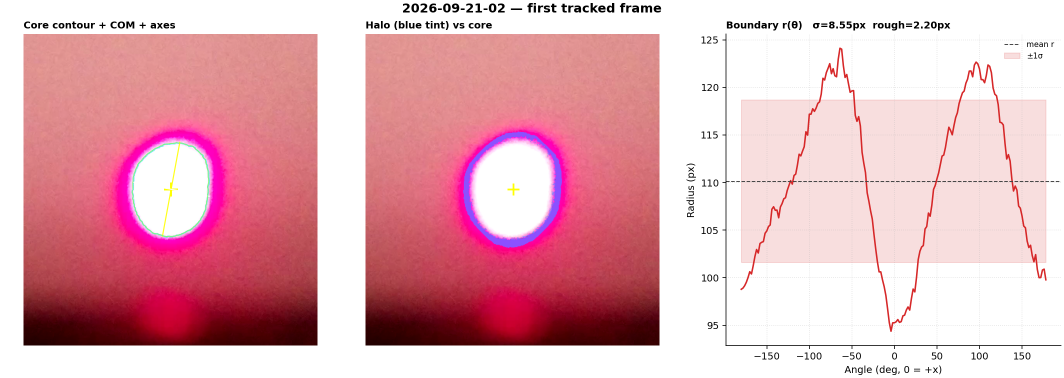
#> input picture 2026-09-21/beam_analysis/overlay_2026-09-21-02.png, 2128 x 756 px (shown at 1/2 size)
$ python -i analyze_beam.py   (imports and definitions only)
#> lines starting #> are read from the running program, lines starting #| are printed output that depends on the picture; after the words box and inside, x2 and y2 are one past the last pixel; in counts of white or black regions, pixels touching at a corner belong together
#!/usr/bin/python3
"""Track a laser spot on a backdrop and write time series of shape/position metrics.

Looks for raw .h264 (or common video containers) in:
  artifacts/videos, videos, attachments, artifacts
Falls back to the attached still if no videos are present.

Outputs (under artifacts/beam_analysis/):
  metrics_<stem>.csv
  timeseries_<stem>.png
  overlay_<stem>.png          first-frame annotation
  summary_overlay.png         still / first available frame
  comparison.png              overlaid traces across runs (if >=1 video)
"""

from __future__ import annotations

import csv
import math
import sys
from pathlib import Path

import matplotlib.pyplot as plt
import numpy as np
from PIL import Image
from scipy import ndimage

ROOT = Path("/Users/danielkovach/Desktop/GravityExperiments/2026-09-21")
OUT = ROOT / "beam_analysis"
STILL = Path("/Users/danielkovach/Desktop/GravityExperiments/2026-09-21/stills/laser_on_screen_still.png")

VIDEO_GLOBS = ("*.h264", "*.H264", "*.mp4", "*.mov", "*.mkv", "*.avi")
SEARCH_DIRS = (
    ROOT / "videos",
    Path("/Users/danielkovach/Desktop/GravityExperiments/2026-09-21/videos"),
    ROOT,
)

# White core: saturated laser on the screen. Halo is red/pink and is excluded
# by requiring G and B to be high as well.
CORE_R = 240
CORE_G = 220
CORE_B = 220
ROI_MARGIN = 280
ANGLE_BINS = 180


# [16 lines left out: function find_videos, not called in this run]


def rgb_to_arrays(rgb: np.ndarray):
    r = rgb[:, :, 0].astype(np.float32)
    g = rgb[:, :, 1].astype(np.float32)
    b = rgb[:, :, 2].astype(np.float32)
    intensity = np.maximum(np.maximum(r, g), b)
    return r, g, b, intensity


def core_mask(r, g, b) -> np.ndarray:
    raw = (r >= CORE_R) & (g >= CORE_G) & (b >= CORE_B)
    raw = ndimage.binary_opening(raw, structure=np.ones((3, 3)))
    raw = ndimage.binary_closing(raw, structure=np.ones((5, 5)))
    labeled, n = ndimage.label(raw)
    if n == 0:
        return np.zeros(raw.shape, dtype=bool)
    sizes = ndimage.sum(raw, labeled, index=np.arange(1, n + 1))
    keep = int(np.argmax(sizes)) + 1
    # reject tiny blobs (noise)
    if sizes[keep - 1] < 200:
        return np.zeros(raw.shape, dtype=bool)
    return labeled == keep


def largest_halo_mask(r, g, b, core: np.ndarray) -> np.ndarray:
    """Pink ring immediately around the white core, not the whole backdrop."""
    if not core.any():
        return np.zeros_like(core)
    # annulus: outside the core, inside a modest dilation of the core
    ring = ndimage.binary_dilation(core, iterations=28) & ~core
    # halo is saturated red but not white
    pink = (r >= 230) & (g < 160) & (b < 210)
    return ring & pink


def contour_radii(mask: np.ndarray, cy: float, cx: float, n_bins: int = ANGLE_BINS):
    """Boundary pixels in polar form, binned by angle -> r(theta)."""
    if mask.sum() < 20:
        return None
    eroded = ndimage.binary_erosion(mask)
    boundary = mask & ~eroded
    ys, xs = np.where(boundary)
    if len(xs) < 12:
        return None
    dx = xs.astype(np.float64) - cx
    dy = ys.astype(np.float64) - cy
    theta = np.arctan2(dy, dx)
    rad = np.hypot(dx, dy)
    bins = np.linspace(-np.pi, np.pi, n_bins + 1)
    idx = np.clip(np.digitize(theta, bins) - 1, 0, n_bins - 1)
    r_mean = np.full(n_bins, np.nan)
    for i in range(n_bins):
        sel = rad[idx == i]
        if sel.size:
            r_mean[i] = sel.mean()
    # interpolate small gaps
    good = np.isfinite(r_mean)
    if good.sum() < n_bins * 0.5:
        return None
    if good.sum() < n_bins:
        x = np.arange(n_bins)
        r_mean[~good] = np.interp(x[~good], x[good], r_mean[good], period=n_bins)
    return r_mean


def second_moments(mask: np.ndarray, weights: np.ndarray | None = None):
    ys, xs = np.where(mask)
    if len(xs) < 10:
        return None
    if weights is None:
        w = np.ones(len(xs), dtype=np.float64)
    else:
        w = weights[ys, xs].astype(np.float64)
        w = np.clip(w, 0, None)
        if w.sum() <= 0:
            w = np.ones_like(w)
    wsum = w.sum()
    cx = np.sum(xs * w) / wsum
    cy = np.sum(ys * w) / wsum
    dx = xs - cx
    dy = ys - cy
    mu20 = np.sum(w * dx * dx) / wsum
    mu02 = np.sum(w * dy * dy) / wsum
    mu11 = np.sum(w * dx * dy) / wsum
    cov = np.array([[mu20, mu11], [mu11, mu02]], dtype=np.float64)
    evals, evecs = np.linalg.eigh(cov)
    order = np.argsort(evals)[::-1]
    evals = np.clip(evals[order], 0, None)
    evecs = evecs[:, order]
    sigma_maj = math.sqrt(evals[0])
    sigma_min = math.sqrt(evals[1])
    # angle of major axis (image x to the right, y down)
    ang = math.atan2(evecs[1, 0], evecs[0, 0])
    ellipticity = 0.0 if sigma_maj <= 1e-9 else 1.0 - (sigma_min / sigma_maj)
    return {
        "cx": cx,
        "cy": cy,
        "sigma_x": math.sqrt(mu20),
        "sigma_y": math.sqrt(mu02),
        "sigma_maj": sigma_maj,
        "sigma_min": sigma_min,
        "orientation_deg": math.degrees(ang),
        "ellipticity": ellipticity,
        "area": float(mask.sum()),
    }


def analyze_frame(rgb: np.ndarray, roi: tuple[int, int, int, int] | None = None):
    """Return metrics dict and the core mask in full-image coordinates."""
    h, w = rgb.shape[:2]
    r, g, b, intensity = rgb_to_arrays(rgb)

    if roi is None:
        mask = core_mask(r, g, b)
        if not mask.any():
            return None, None, None
        ys, xs = np.where(mask)
        y0 = max(0, int(ys.min()) - ROI_MARGIN)
        y1 = min(h, int(ys.max()) + ROI_MARGIN + 1)
        x0 = max(0, int(xs.min()) - ROI_MARGIN)
        x1 = min(w, int(xs.max()) + ROI_MARGIN + 1)
        roi = (y0, y1, x0, x1)
    else:
        y0, y1, x0, x1 = roi
        mask = np.zeros((h, w), dtype=bool)
        sub = core_mask(r[y0:y1, x0:x1], g[y0:y1, x0:x1], b[y0:y1, x0:x1])
        mask[y0:y1, x0:x1] = sub
        if not mask.any():
            return None, roi, None

    y0, y1, x0, x1 = roi
    sub_int = intensity[y0:y1, x0:x1]
    sub_mask = mask[y0:y1, x0:x1]
    sub_r = r[y0:y1, x0:x1]
    sub_g = g[y0:y1, x0:x1]
    sub_b = b[y0:y1, x0:x1]

    # intensity-weighted COM of the white core (primary deflection metric)
    mom = second_moments(sub_mask, weights=sub_int)
    if mom is None:
        return None, roi, mask
    cx = mom["cx"] + x0
    cy = mom["cy"] + y0

    # unweighted geometric centroid of the saturated region
    geo = ndimage.center_of_mass(sub_mask)
    geo_cy, geo_cx = geo[0] + y0, geo[1] + x0

    # brightest pixel (coarse; saturated so not very informative)
    local = np.where(sub_mask, sub_int, -1)
    py, px = np.unravel_index(int(np.argmax(local)), local.shape)

    radii = contour_radii(sub_mask, mom["cy"], mom["cx"])
    if radii is not None:
        r_mean = float(np.mean(radii))
        r_std = float(np.std(radii))
        r_min = float(np.min(radii))
        r_max = float(np.max(radii))
        # high-frequency boundary roughness: residual after 4-harmonic ellipse-like fit
        th = np.linspace(-np.pi, np.pi, len(radii), endpoint=False)
        # fit r = a0 + a1 cos + b1 sin + a2 cos2 + b2 sin2
        A = np.column_stack(
            [
                np.ones_like(th),
                np.cos(th),
                np.sin(th),
                np.cos(2 * th),
                np.sin(2 * th),
            ]
        )
        coef, *_ = np.linalg.lstsq(A, radii, rcond=None)
        fit = A @ coef
        roughness = float(np.sqrt(np.mean((radii - fit) ** 2)))
    else:
        r_mean = r_std = r_min = r_max = roughness = float("nan")
        radii = None

    eq_radius = math.sqrt(mom["area"] / math.pi)
    boundary = sub_mask & ~ndimage.binary_erosion(sub_mask)
    perimeter = float(boundary.sum())
    circ = float("nan")
    if perimeter > 0:
        circ = float(4 * math.pi * mom["area"] / (perimeter * perimeter))

    halo = largest_halo_mask(sub_r, sub_g, sub_b, sub_mask)
    halo_area = float(halo.sum())
    if halo.any():
        # mean radius of halo pixels (outer glow scale)
        hy, hx = np.where(halo)
        halo_r = float(np.mean(np.hypot(hx - mom["cx"], hy - mom["cy"])))
    else:
        halo_r = float("nan")

    flux = float(sub_int[sub_mask].sum())
    peak = float(sub_int[sub_mask].max()) if sub_mask.any() else float("nan")

    metrics = {
        "cx": cx,
        "cy": cy,
        "geo_cx": geo_cx,
        "geo_cy": geo_cy,
        "peak_x": px + x0,
        "peak_y": py + y0,
        "area": mom["area"],
        "eq_radius": eq_radius,
        "sigma_x": mom["sigma_x"],
        "sigma_y": mom["sigma_y"],
        "sigma_maj": mom["sigma_maj"],
        "sigma_min": mom["sigma_min"],
        "orientation_deg": mom["orientation_deg"],
        "ellipticity": mom["ellipticity"],
        "radius_mean": r_mean,
        "radius_std": r_std,
        "radius_min": r_min,
        "radius_max": r_max,
        "boundary_roughness": roughness,
        "circularity": circ,
        "perimeter": perimeter,
        "halo_area": halo_area,
        "halo_radius": halo_r,
        "core_flux": flux,
        "peak_intensity": peak,
    }
    extras = {
        "roi": roi,
        "mask": mask,
        "radii": radii,
        "cx_local": mom["cx"],
        "cy_local": mom["cy"],
        "sigma_maj": mom["sigma_maj"],
        "sigma_min": mom["sigma_min"],
        "orientation_deg": mom["orientation_deg"],
        "halo": halo,
    }
    return metrics, roi, extras


def annotate(rgb: np.ndarray, metrics: dict, extras: dict, title: str, out_path: Path):
    y0, y1, x0, x1 = extras["roi"]
    crop = rgb[y0:y1, x0:x1].copy()
    mask = extras["mask"][y0:y1, x0:x1]
    halo = extras.get("halo")

    fig, axes = plt.subplots(1, 3, figsize=(15.2, 5.4), layout="constrained")

    ax = axes[0]
    ax.imshow(crop)
    ys, xs = np.where(mask & ~ndimage.binary_erosion(mask))
    if len(xs):
        ax.plot(xs, ys, ".", color="#00e5ff", markersize=0.4, alpha=0.55)
    cx = metrics["cx"] - x0
    cy = metrics["cy"] - y0
    ax.plot([cx], [cy], marker="+", color="yellow", markersize=14, markeredgewidth=2.0)
    # principal axes
    ang = math.radians(extras["orientation_deg"])
    for sig, col in ((extras["sigma_maj"], "yellow"), (extras["sigma_min"], "white")):
        dx = sig * 2 * math.cos(ang)
        dy = sig * 2 * math.sin(ang)
        ax.plot([cx - dx, cx + dx], [cy - dy, cy + dy], color=col, lw=1.2, alpha=0.9)
        ang += math.pi / 2
    if extras["radii"] is not None:
        th = np.linspace(-np.pi, np.pi, len(extras["radii"]), endpoint=False)
        ax.plot(
            cx + extras["radii"] * np.cos(th),
            cy + extras["radii"] * np.sin(th),
            color="#7CFF6B",
            lw=1.0,
            alpha=0.85,
        )
    ax.set_title("Core contour + COM + axes", loc="left", fontsize=10, fontweight="bold")
    ax.set_axis_off()

    ax = axes[1]
    vis = crop.copy()
    # tint halo
    if halo is not None and halo.any():
        overlay = vis.astype(np.float32)
        overlay[halo] = overlay[halo] * 0.55 + np.array([0, 80, 255], dtype=np.float32)
        vis = np.clip(overlay, 0, 255).astype(np.uint8)
    ax.imshow(vis)
    ax.plot([cx], [cy], marker="+", color="yellow", markersize=12, markeredgewidth=1.8)
    ax.set_title("Halo (blue tint) vs core", loc="left", fontsize=10, fontweight="bold")
    ax.set_axis_off()

    ax = axes[2]
    if extras["radii"] is not None:
        th = np.linspace(-180, 180, len(extras["radii"]), endpoint=False)
        ax.plot(th, extras["radii"], color="#d62728", lw=1.6)
        ax.axhline(metrics["radius_mean"], color="#444", ls="--", lw=1, label="mean r")
        ax.fill_between(
            th,
            metrics["radius_mean"] - metrics["radius_std"],
            metrics["radius_mean"] + metrics["radius_std"],
            color="#d62728",
            alpha=0.15,
            label="±1σ",
        )
        ax.set_xlabel("Angle (deg, 0 = +x)")
        ax.set_ylabel("Radius (px)")
        ax.legend(frameon=False, fontsize=8)
        ax.set_title(
            f"Boundary r(θ)   σ={metrics['radius_std']:.2f}px  rough={metrics['boundary_roughness']:.2f}px",
            loc="left",
            fontsize=10,
            fontweight="bold",
        )
        ax.grid(True, ls=":", alpha=0.4)
        ax.spines["top"].set_visible(False)
        ax.spines["right"].set_visible(False)
    else:
        ax.set_axis_off()
        ax.set_title("No contour", loc="left")

    fig.suptitle(title, fontsize=13, fontweight="bold")
    fig.savefig(out_path, dpi=140)
    plt.close(fig)


# [34 lines left out: function plot_timeseries, not called in this run]


def write_csv(rows: list[dict], path: Path):
    if not rows:
        return
    keys = list(rows[0].keys())
    with path.open("w", newline="") as f:
        w = csv.DictWriter(f, fieldnames=keys)
        w.writeheader()
        for row in rows:
            w.writerow(row)


# [55 lines left out: functions decode_frames, process_video, not called in this run]


def process_still(path: Path):
#> called with path = 'beam_analysis/overlay_2026-09-21-02.png'
    rgb = np.array(Image.open(path).convert("RGB"))
    metrics, roi, extras = analyze_frame(rgb)
#> in rgb_to_arrays, `r = rgb[:, :, 0].astype(np.float32)`:
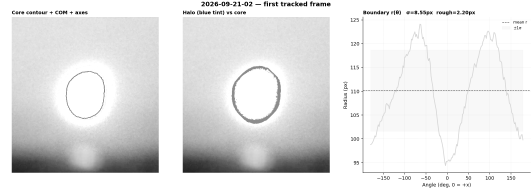
#> r: shape (756, 2128) float32 (shown at 1/4 size); min 0, max 255, mean 227.8
#> in rgb_to_arrays, `b = rgb[:, :, 2].astype(np.float32)`:
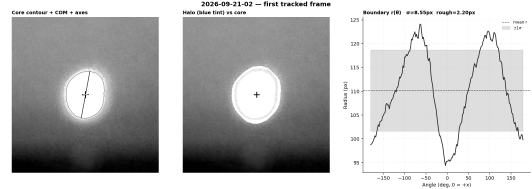
#> b: shape (756, 2128) float32 (shown at 1/4 size); min 0, max 255, mean 185.5
#> in core_mask, `raw = (r >= CORE_R) & (g >= CORE_G) & (b >= CORE_B)`:
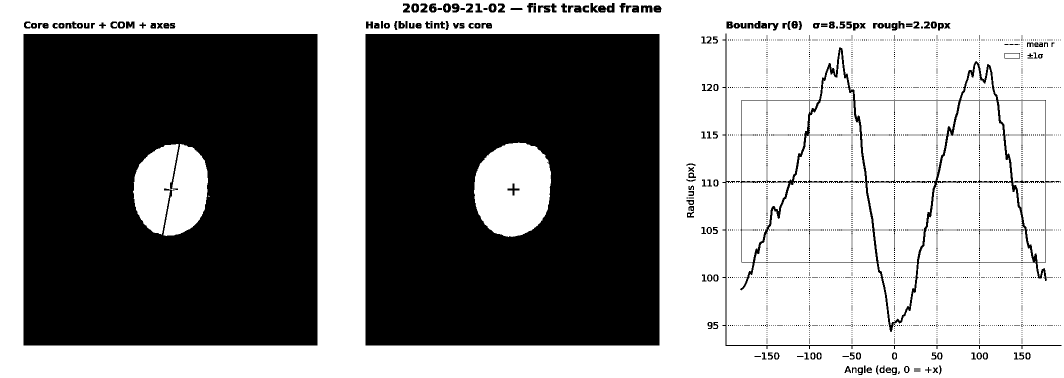
#> raw: shape (756, 2128) bool (shown at 1/2 size); 54.7% white; 2076 black regions (1867 under 20 px), largest, box (x1, y1, x2, y2) and area: (47, 68, 635, 691) 345055, (731, 68, 1319, 691) 343092, (1480, 95, 2109, 664) 12659
#> in core_mask, `labeled, n = ndimage.label(raw)`:
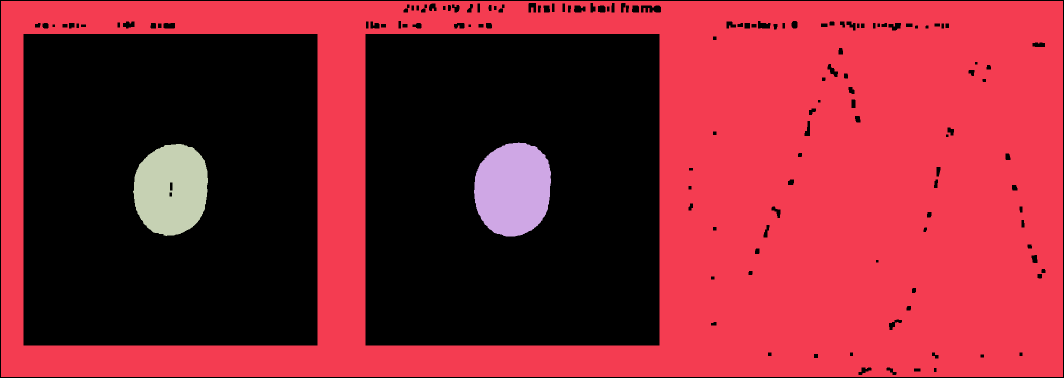
#> labeled: shape (756, 2128) int32 (shown at 1/2 size); 4 distinct labels, from 0 to 3; one colour per label, 0 black
#> in core_mask, `labeled, n = ndimage.label(raw)`: n = 3
#> in core_mask, `sizes = ndimage.sum(raw, labeled, index=np.arange(1, n + 1))`: sizes = [851279, 23232, 21809]
#> in core_mask, `keep = int(np.argmax(sizes)) + 1`: keep = 1
#> in analyze_frame, `y0 = max(0, int(ys.min()) - ROI_MARGIN)`: y0 = 0
#> in analyze_frame, `y1 = min(h, int(ys.max()) + ROI_MARGIN + 1)`: y1 = 756
#> in analyze_frame, `x0 = max(0, int(xs.min()) - ROI_MARGIN)`: x0 = 0
#> in analyze_frame, `x1 = min(w, int(xs.max()) + ROI_MARGIN + 1)`: x1 = 2128
#> in analyze_frame, `roi = (y0, y1, x0, x1)`: roi = (0, 756, 0, 2128)
#> in second_moments, `wsum = w.sum()`: wsum = 213103699
#> in second_moments, `cx = np.sum(xs * w) / wsum`: cx = 1383.4
#> in second_moments, `cy = np.sum(ys * w) / wsum`: cy = 380
#> in second_moments, `mu20 = np.sum(w * dx * dx) / wsum`: mu20 = 347199.3
#> in second_moments, `mu02 = np.sum(w * dy * dy) / wsum`: mu02 = 59351.1
#> in second_moments, `mu11 = np.sum(w * dx * dy) / wsum`: mu11 = -875.1
#> in second_moments, `cov = np.array([[mu20, mu11], [mu11, mu02]], dtype=np.float64)`: cov = [[347199.3, -875.1], [-875.1, 59351.1]]
#> in second_moments, `evals, evecs = np.linalg.eigh(cov)`: evals = [59348.4, 347202]; evecs = [[-0.00304, -1], [-1, 0.00304]]
#> in second_moments, `order = np.argsort(evals)[::-1]`: order = [1, 0]
#> in second_moments, `evals = np.clip(evals[order], 0, None)`: evals = [347202, 59348.4]
#> in second_moments, `evecs = evecs[:, order]`: evecs = [[-1, -0.00304], [0.00304, -1]]
#> in second_moments, `sigma_maj = math.sqrt(evals[0])`: sigma_maj = 589.2
#> in second_moments, `sigma_min = math.sqrt(evals[1])`: sigma_min = 243.6
#> in second_moments, `ang = math.atan2(evecs[1, 0], evecs[0, 0])`: ang = 3.14
#> in second_moments, `ellipticity = 0.0 if sigma_maj <= 1e-9 else 1.0 - (sigma_min / sigma_m..`: ellipticity = 0.587
#> in analyze_frame, `mom = second_moments(sub_mask, weights=sub_int)`: mom = 9 items
#> in analyze_frame, `cx = mom["cx"] + x0`: cx = 1383.4
#> in analyze_frame, `cy = mom["cy"] + y0`: cy = 380
#> in analyze_frame, `geo = ndimage.center_of_mass(sub_mask)`: geo = (379.3, 1386.8)
#> in analyze_frame, `geo_cy, geo_cx = geo[0] + y0, geo[1] + x0`: geo_cy = 379.3; geo_cx = 1386.8
#> in analyze_frame, `py, px = np.unravel_index(int(np.argmax(local)), local.shape)`: py = 2
#> in contour_radii, `ys, xs = np.where(boundary)`: ys = 16174 values from 2 to 753; xs = 16174 values, max 2125 at index 2123, min 2 at index 0, mean 1054.2
#> in contour_radii, `dx = xs.astype(np.float64) - cx`: dx = 16174 values, max 741.6 at index 2123, min -1381.4 at index 0, mean -329.2
#> in contour_radii, `dy = ys.astype(np.float64) - cy`: dy = 16174 values from -378 to 373
#> in contour_radii, `theta = np.arctan2(dy, dx)`: theta = 16174 values, max 3.14 at index 9679, min -3.14 at index 9665, mean -0.393
#> in contour_radii, `rad = np.hypot(dx, dy)`: rad = 16174 values, max 1432.2 at index 0, min 1.68 at index 9675, mean 704.5
#> in contour_radii, `idx = np.clip(np.digitize(theta, bins) - 1, 0, n_bins - 1)`: idx = 16174 values, max 179 at index 9679, min 0 at index 9171, mean 78.24
#> after the loop in contour_radii, `for i in range(n_bins):`: r_mean = 180 values, max 1227.1 at index 7, min 234 at index 132, mean 546.6
#> in analyze_frame, `radii = contour_radii(sub_mask, mom["cy"], mom["cx"])`: radii has the same summary as r_mean in contour_radii
#> in analyze_frame, `r_mean = float(np.mean(radii))`: r_mean = 546.6
#> in analyze_frame, `r_std = float(np.std(radii))`: r_std = 252.2
#> in analyze_frame, `r_min = float(np.min(radii))`: r_min = 234
#> in analyze_frame, `r_max = float(np.max(radii))`: r_max = 1227.1
#> in analyze_frame, `th = np.linspace(-np.pi, np.pi, len(radii), endpoint=False)`: th = 180 values from -3.14 to 3.11
#> in analyze_frame, `A = np.column_stack( [ np.ones_like(th), np.cos(th), np.sin(th), np.co..`: A = 180 rows, first 6: [1, -1, -1.22e-16, 1, 2.45e-16], [1, -0.999, -0.0349, 0.998, 0.0698], [1, -0.998, -0.0698, 0.99, 0.139], [1, -0.995, -0.105, 0.978, 0.208], [1, -0.99, -0.139, 0.961, 0.276], [1, -0.985, -0.174, 0.94, 0.342]
#> in analyze_frame, `coef, *_ = np.linalg.lstsq(A, radii, rcond=None)`: coef = [546.6, -124.5, -7.98, 298.3, -0.491]
#> in analyze_frame, `fit = A @ coef`: fit = 180 values, max 969.5 at index 0, min 233.8 at index 132, mean 546.6
#> in analyze_frame, `roughness = float(np.sqrt(np.mean((radii - fit) ** 2)))`: roughness = 106.4
#> in analyze_frame, `eq_radius = math.sqrt(mom["area"] / math.pi)`: eq_radius = 520.5
#> in analyze_frame, `perimeter = float(boundary.sum())`: perimeter = 16174
#> in analyze_frame, `circ = float(4 * math.pi * mom["area"] / (perimeter * perimeter))`: circ = 0.0409
#> in largest_halo_mask, `return ring & pink`:
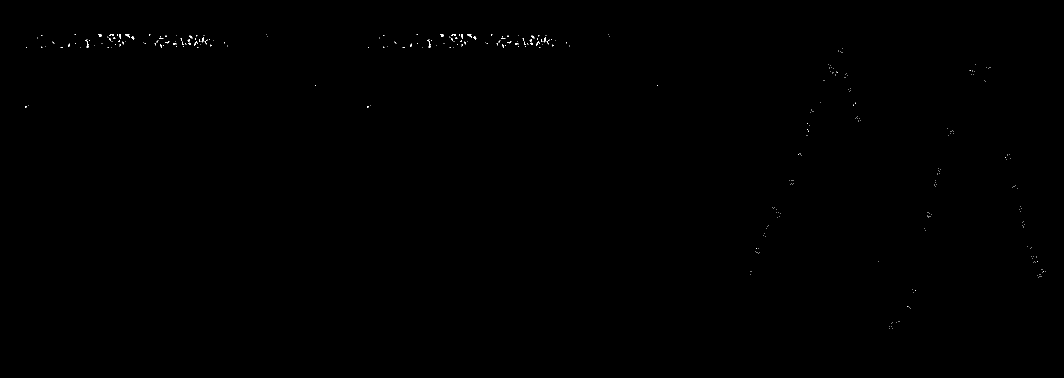
#> returned value: shape (756, 2128) bool (shown at 1/2 size); 0.09% white in thin lines or dots, all inside (x1, y1, x2, y2) = (50, 68, 2091, 658)
#> in analyze_frame, `halo_area = float(halo.sum())`: halo_area = 1410
#> in analyze_frame, `hy, hx = np.where(halo)`: hy = 1410 values from 68 to 657; hx = 1410 values, max 2090 at index 1380, min 50 at index 1235, mean 809.4
#> in analyze_frame, `halo_r = float(np.mean(np.hypot(hx - mom["cx"], hy - mom["cy"])))`: halo_r = 765.4
#> in analyze_frame, `flux = float(sub_int[sub_mask].sum())`: flux = 213103712
#> in analyze_frame, `peak = float(sub_int[sub_mask].max()) if sub_mask.any() else float("na..`: peak = 255
#> metrics = 25 items; roi = (0, 756, 0, 2128); extras = 9 items
    if metrics is None:
        raise RuntimeError("Could not find a laser core in the still image")
    annotate(
        rgb,
        metrics,
        extras,
        "Still frame — core, halo, boundary radius",
        OUT / "summary_overlay.png",
    )
#> in annotate, `y0, y1, x0, x1 = extras["roi"]`: y0 = 0; y1 = 756; x0 = 0; x1 = 2128
#> in annotate, `ys, xs = np.where(mask & ~ndimage.binary_erosion(mask))`: ys = 16174 values from 2 to 753
#> in annotate, `cx = metrics["cx"] - x0`: cx = 1383.4
#> in annotate, `cy = metrics["cy"] - y0`: cy = 380
#> in annotate, `ang = math.radians(extras["orientation_deg"])`: ang = 3.14
#> the loop in annotate, `for sig, col in ((extras["sigma_maj"], "yellow"), (extras["sigma_min"]..` made 2 passes
#> (sig, col, dx, dy, ang) on passes 1 to 2: (589.2, 'yellow', -1178.5, 3.58, 4.71), (243.6, 'white', -1.48, -487.2, 6.28)
#> after the loop in annotate, `for sig, col in ((extras["sigma_maj"], "yellow"), (extras["sigma_min"]..`: ang = 6.28
#> in annotate, `th = np.linspace(-np.pi, np.pi, len(extras["radii"]), endpoint=False)`: th = 180 values from -3.14 to 3.11
#> in annotate, `overlay[halo] = overlay[halo] * 0.55 + np.array([0, 80, 255], dtype=np..`:
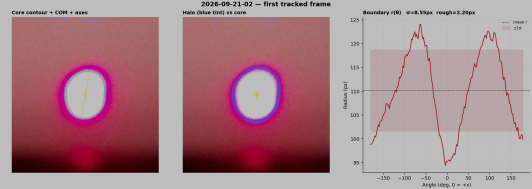
#> overlay: shape (756, 2128, 3) float32 (shown at 1/4 size); mean R, G, B 228.9, 177, 186.3; drawn with min black and max white
#> in annotate, `th = np.linspace(-180, 180, len(extras["radii"]), endpoint=False)`: th = 180 values from -180 to 178
#> in annotate, `fig.savefig(out_path, dpi=140)`:
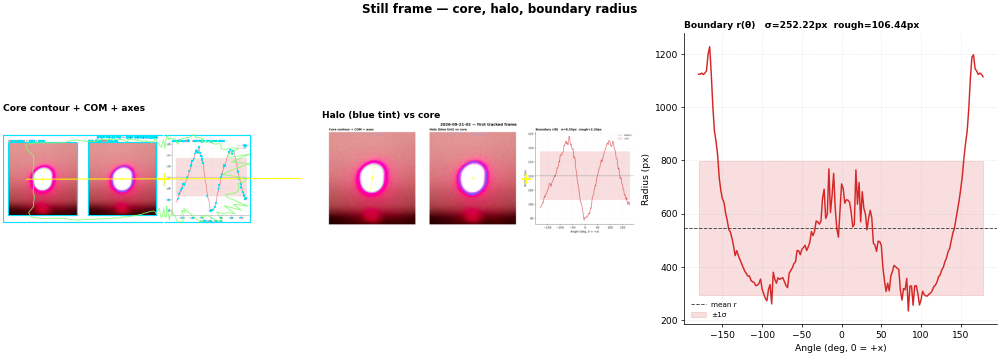
#> figure drawn by matplotlib, 3 panels; panel 3: curve peaks at x = -166, y = 1227.1
    # single-row csv so the schema is documented
    write_csv([{"frame": 0, "t": 0.0, **metrics}], OUT / "metrics_still.csv")
    return metrics


# [57 lines left out: functions plot_comparison, main, not called in this run]


# [2 lines not run here, left out]

>>> result = process_still('beam_analysis/overlay_2026-09-21-02.png')
#> result = 25 items
